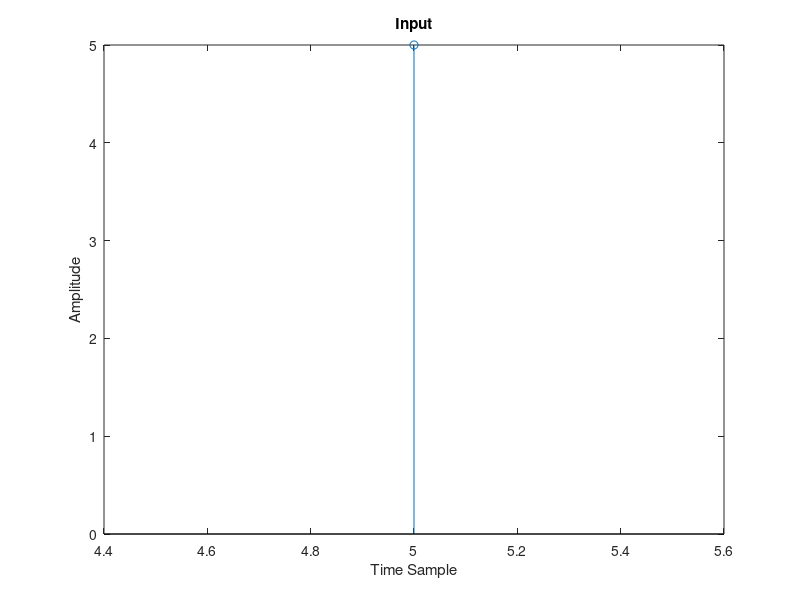

Write the MATLAB code that produced this figure.
x = input('enter signal value: ');
n = input ('enter time sample: ');

stem(n, x);
xlabel('Time Sample');
ylabel('Amplitude');

title('Input');